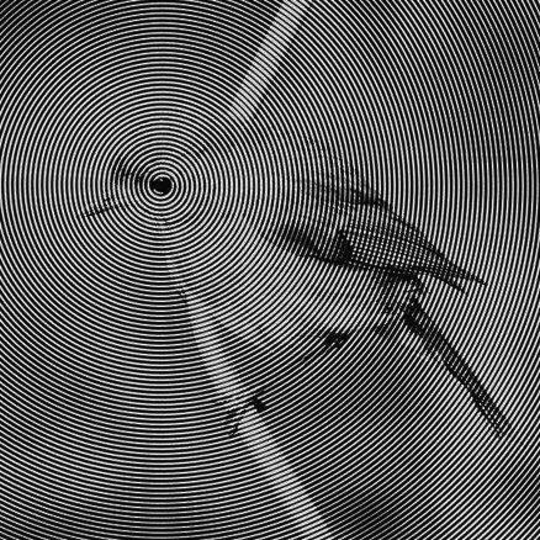
#> input picture unidad3/clases/Practicas/lab2/Moire.png, 1080 x 1080 px (shown at 1/2 size)
$ jupyter execute laboratorio1.ipynb
#> lines starting #> are read from the running program, lines starting #| are printed output that depends on the picture
[cell 1]
import cv2
import numpy as np
import matplotlib.pyplot as plt

[cell 2]
# Funciones de convolucion direccional

def filtro_diagonal(img, tam):
    """Aplica convolucion con kernel diagonal principal"""
    k = np.zeros((tam, tam), dtype=np.float32)
    np.fill_diagonal(k, 1.0)
    k /= tam
    resultado = cv2.filter2D(img.astype(np.float32), -1, k)
    return np.clip(resultado, 0, 255).astype(np.uint8)

def filtro_diagonal_inv(img, tam):
    """Aplica convolucion con kernel anti-diagonal"""
    k = np.zeros((tam, tam), dtype=np.float32)
    for j in range(tam):
        k[j, tam - 1 - j] = 1.0
    k /= tam
    resultado = cv2.filter2D(img.astype(np.float32), -1, k)
    return np.clip(resultado, 0, 255).astype(np.uint8)

def crear_patron_franjas(ancho, alto, frecuencia=20, angulo=0):
    """Genera un patron de franjas con orientacion y frecuencia dadas"""
    cx = np.linspace(-np.pi, np.pi, ancho)
    cy = np.linspace(-np.pi, np.pi, alto)
    gx, gy = np.meshgrid(cx, cy)
    rad = np.deg2rad(angulo)
    rotado = gx * np.cos(rad) + gy * np.sin(rad)
    franjas = 0.5 + 0.5 * np.sign(np.sin(frecuencia * rotado))
    return cv2.GaussianBlur((franjas * 255).astype(np.uint8), (3, 3), 0)

def crear_moire(ancho, alto, f1=40, f2=42, a1=0, a2=5):
    """Superpone dos patrones de franjas para generar efecto Moire"""
    p1 = crear_patron_franjas(ancho, alto, f1, a1)
    p2 = crear_patron_franjas(ancho, alto, f2, a2)
    return cv2.addWeighted(p1, 0.5, p2, 0.5, 0)

def mezclar_patron(img_gris, patron, intensidad=0.45):
    """Superpone un patron sobre una imagen en escala de grises"""
    return cv2.addWeighted(img_gris, 1.0 - intensidad, patron, intensidad, 0)

def reducir_escala(img_gris, factor=0.25, suavizar=False, tam_blur=5):
    """Reduce la imagen, opcionalmente con pre-blur anti-aliasing"""
    if suavizar:
        img_gris = cv2.GaussianBlur(img_gris, (tam_blur, tam_blur), 0)
    alto, ancho = img_gris.shape[:2]
    return cv2.resize(img_gris, (int(ancho * factor), int(alto * factor)), interpolation=cv2.INTER_AREA)

[cell 3]
# Moire y convolucion

foto_moire = cv2.imread('Moire.png', 0)
#> foto_moire is the input picture: shape (1080, 1080); min 0, max 255, mean 93.4
alto_m, ancho_m = foto_moire.shape
#> alto_m = 1080; ancho_m = 1080

# Parametros
t_kernel = 25
mezcla = 0.5
frec_a, frec_b = 95, 98
ang_a, ang_b = 0, 8
blur_previo = 45

# superponer
patron_m = crear_moire(ancho_m, alto_m, f1=frec_a, f2=frec_b, a1=ang_a, a2=ang_b)
foto_con_moire = mezclar_patron(foto_moire, patron_m, intensidad=mezcla)
#> in mezclar_patron, `return cv2.addWeighted(img_gris, 1.0 - intensidad, patron, intensidad,..`:
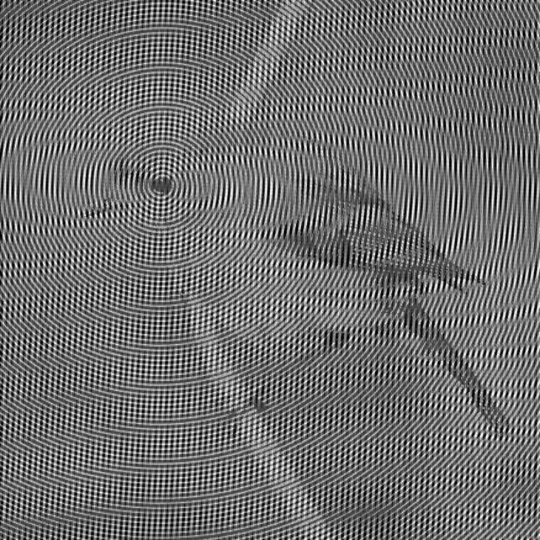
#> returned value: shape (1080, 1080) (shown at 1/2 size); min 0, max 255, mean 110.6

# Suavizado + convolucion
if blur_previo % 2 == 0:
    blur_previo += 1
foto_blur = cv2.GaussianBlur(foto_con_moire, (blur_previo, blur_previo), 0)
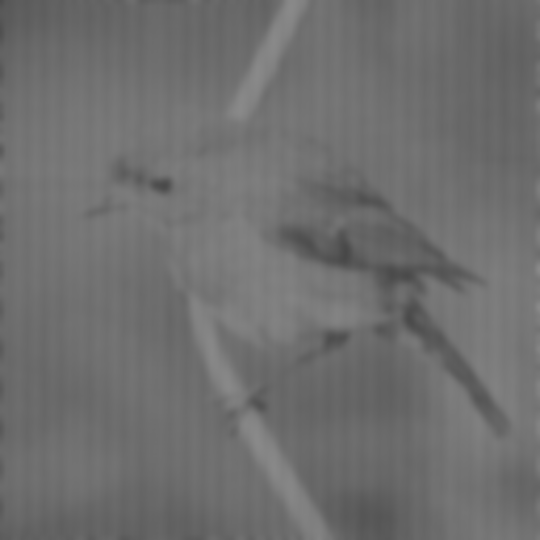
#> foto_blur: shape (1080, 1080) (shown at 1/2 size); min 72, max 138, mean 110.6
foto_corregida = filtro_diagonal(foto_blur, t_kernel)

foto_corregida_inv = filtro_diagonal_inv(foto_blur, t_kernel)

fig, ejes = plt.subplots(2, 2, figsize=(12, 10))

ejes[0, 0].imshow(foto_moire, cmap='gray')
ejes[0, 0].set_title('Original')
ejes[0, 0].axis('off')

ejes[0, 1].imshow(filtro_diagonal(foto_moire, t_kernel), cmap='gray')
#> call 2 of filtro_diagonal, with tam = 25
#> in filtro_diagonal (call 2), `resultado = cv2.filter2D(img.astype(np.float32), -1, k)`:
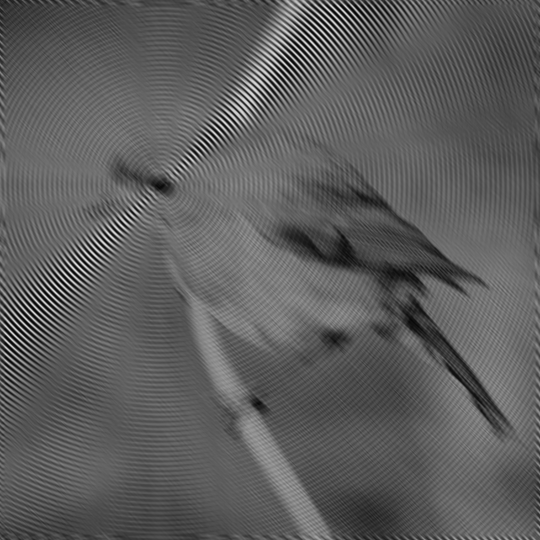
#> resultado: shape (1080, 1080) float32 (shown at 1/2 size); min 1.44, max 236.8, mean 93.4
ejes[0, 1].set_title('Convolucion diagonal (k={})'.format(t_kernel))
ejes[0, 1].axis('off')

ejes[1, 0].imshow(foto_corregida, cmap='gray')
ejes[1, 0].set_title('Moire + blur + conv diagonal')
ejes[1, 0].axis('off')

ejes[1, 1].imshow(foto_corregida_inv, cmap='gray')
ejes[1, 1].set_title('Moire + blur + conv diagonal inv')
ejes[1, 1].axis('off')

plt.suptitle('Efecto Moire - Convolucion Diagonal', fontsize=13)
plt.tight_layout()
plt.show()
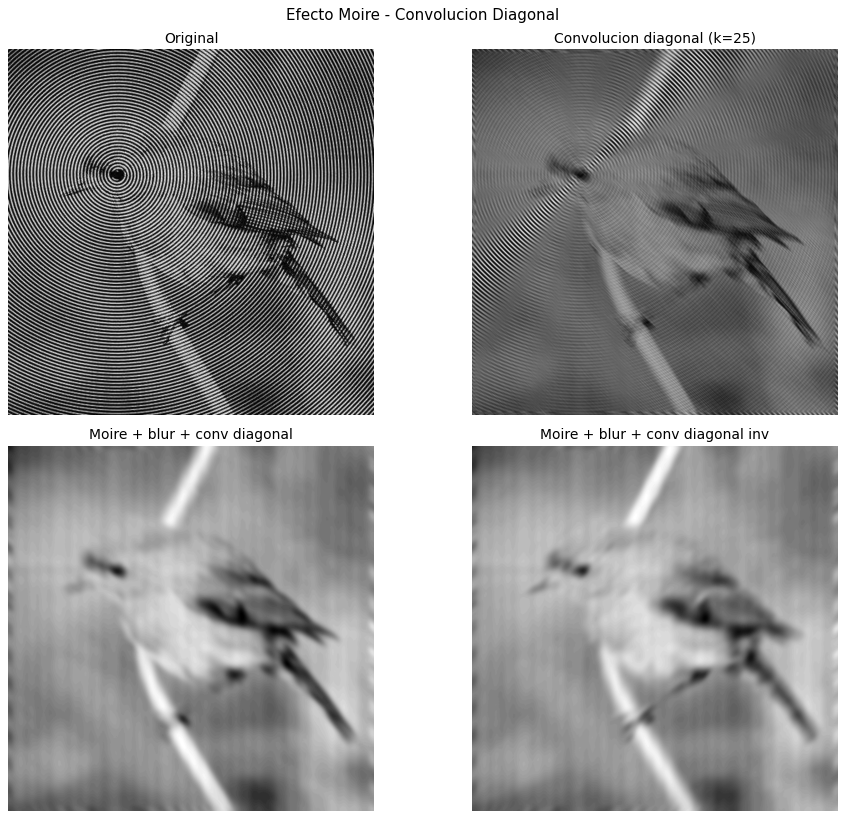
#> figure drawn by matplotlib, 4 panels

[cell 4]
# Aliasing y reduccion

foto_alias = cv2.imread('Aliasing.png', 0)
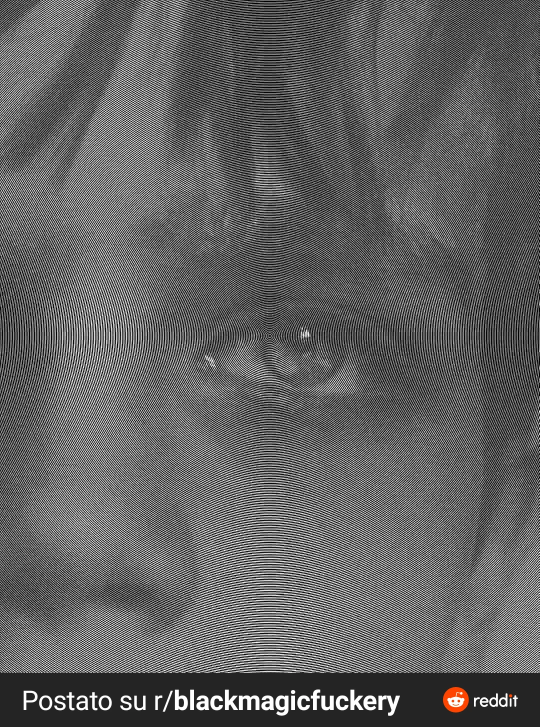
#> input picture unidad3/clases/Practicas/lab2/Aliasing.png, 1079 x 1453 px (shown at 1/2 size)
#> foto_alias: shape (1453, 1079); min 0, max 255, mean 97.8
alto_a, ancho_a = foto_alias.shape
#> alto_a = 1453; ancho_a = 1079

escala = 0.25
tam_suavizado = 7

# Sin pre-blur
reducida_cruda = reducir_escala(foto_alias, factor=escala, suavizar=False)
#> in reducir_escala, `return cv2.resize(img_gris, (int(ancho * factor), int(alto * factor)),..`:
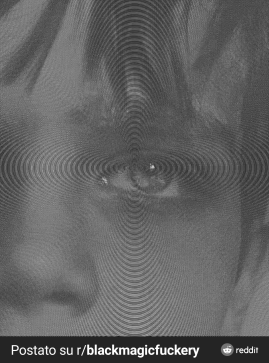
#> returned value: shape (363, 269); min 28, max 255, mean 97.8
# Con pre-blur
reducida_suave = reducir_escala(foto_alias, factor=escala, suavizar=True, tam_blur=tam_suavizado)

# Escalar de vuelta para visualizar
vista_cruda = cv2.resize(reducida_cruda, (ancho_a, alto_a), interpolation=cv2.INTER_NEAREST)
vista_suave = cv2.resize(reducida_suave, (ancho_a, alto_a), interpolation=cv2.INTER_NEAREST)

# Aplicar convolucion diagonal sobre la version con aliasing
vista_diag = filtro_diagonal(vista_cruda, t_kernel)
#> call 3 of filtro_diagonal, with tam = 25
#> in filtro_diagonal (call 3), `resultado = cv2.filter2D(img.astype(np.float32), -1, k)`:
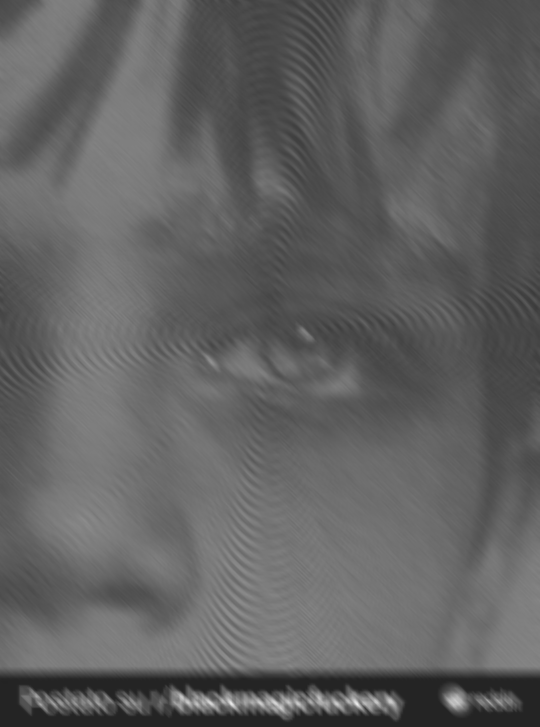
#> resultado: shape (1453, 1079) float32 (shown at 1/2 size); min 34.72, max 240.7, mean 97.8

fig, ejes = plt.subplots(1, 3, figsize=(15, 5))

ejes[0].imshow(vista_cruda, cmap='gray')
ejes[0].set_title('Sin pre-blur (aliasing visible)')
ejes[0].axis('off')

ejes[1].imshow(vista_suave, cmap='gray')
ejes[1].set_title('Con pre-blur (anti-aliasing)')
ejes[1].axis('off')

ejes[2].imshow(vista_diag, cmap='gray')
ejes[2].set_title('Conv diagonal sobre aliasing (k={})'.format(t_kernel))
ejes[2].axis('off')

plt.suptitle('Aliasing - Reduccion de escala y convolucion diagonal', fontsize=13)
plt.tight_layout()
plt.show()
